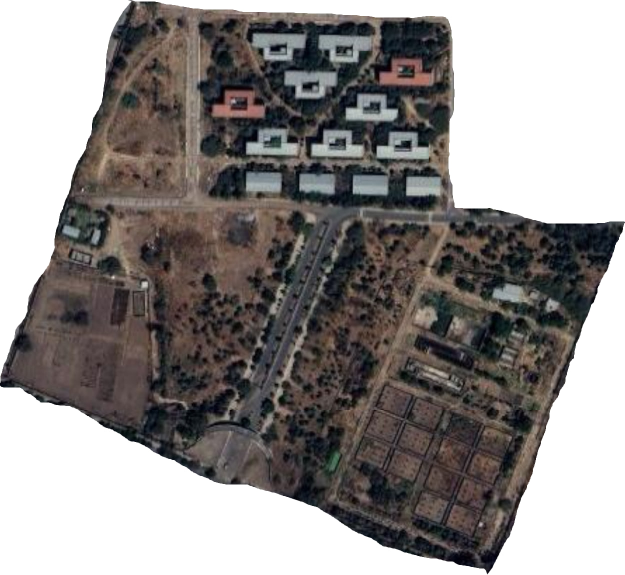
#> input picture astu-3d/photos/top_satelite/1.jpg, 1249 x 1150 px (shown at 1/2 size)
$ python -i detect.py   (imports and definitions only)
#> lines starting #> are read from the running program, lines starting #| are printed output that depends on the picture; after the words box and inside, x2 and y2 are one past the last pixel; in counts of white or black regions, pixels touching at a corner belong together
#> further down, picture is the input picture: shape (1150, 1249, 3); mean B, G, R 138, 139.4, 143.3
"""
Roof + tree detection from the satellite crops in photos/top_satelite.

Usage:  python -I tools/detect.py <project_root> [debug_dir]

Writes src/data/detected.json with building footprints (map units = full.jpg px) and tree points.
Each zoomed image <n>.jpg is processed in its own pixel space, then mapped into full.jpg space with
the same per-zone affine transform used in src/data/campus.js.
"""
import json, sys, os, math
import cv2
import numpy as np

# [1 line that did not run here, left out]
DEBUG = sys.argv[2] if len(sys.argv) > 2 else None
# [1 line that did not run here, left out]

TF = {1: (14, 712, 0.282, 0.295), 2: (295, 836, 0.278, 0.29), 3: (543, 843, 0.333, 0.33),
      4: (535, 318, 0.424, 0.4375), 5: (47, 384, 0.433, 0.434), 6: (181, 13, 0.565, 0.55)}

# zone polygons in full.jpg px (same as campus.js) – used to keep one copy where crops overlap
ZONES = {
    6: [[285,150],[655,140],[668,8],[880,70],[905,150],[910,335],[640,338],[540,390],[190,400],[215,340],[250,260]],
    5: [[190,400],[540,390],[546,840],[270,826],[270,716],[85,714],[110,650],[140,560],[165,470]],
    4: [[540,390],[640,338],[910,335],[915,860],[546,842]],
    1: [[85,714],[270,716],[270,826],[385,835],[380,860],[345,960],[290,1045],[200,1010],[10,940],[40,820]],
    2: [[385,835],[546,842],[555,1165],[470,1110],[290,1045],[345,960],[380,860]],
    3: [[546,842],[915,860],[905,1000],[870,1170],[850,1240],[760,1210],[640,1185],[555,1165]],
}
ZONE_NP = {z: np.array(p, np.float32).reshape(-1, 1, 2) for z, p in ZONES.items()}

# regions (full px) where the auto-detector is unreliable and hand-traced data is used instead
EXCLUDE = [
    (775, 855, 925, 1030),   # dark-roof walled compound (zone 3)
    (560, 940, 625, 1010),   # blue triangular hall
    (770, 395, 905, 545),    # stadium
    (700, 440, 770, 515),    # sports courts next to stadium
]


def to_full(z, x, y):
    ox, oy, sx, sy = TF[z]
    return [round(ox + x * sx, 1), round(oy + y * sy, 1)]


# [5 lines left out: function zone_of, not called in this run]


def masks(img):
    hsv = cv2.cvtColor(img, cv2.COLOR_BGR2HSV)
#> hsv: shape (1150, 1249, 3); mean H, S, V 35, 33.5, 145.1
    h, s, v = cv2.split(hsv)
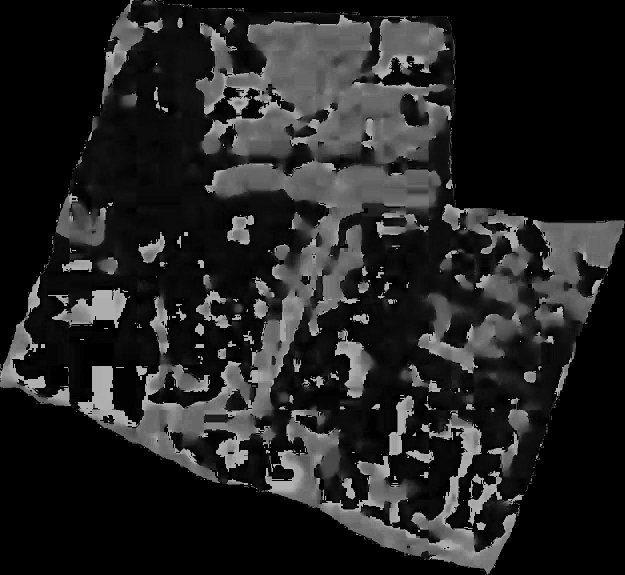
#> h: shape (1150, 1249) (shown at 1/2 size); min 0, max 179, mean 35
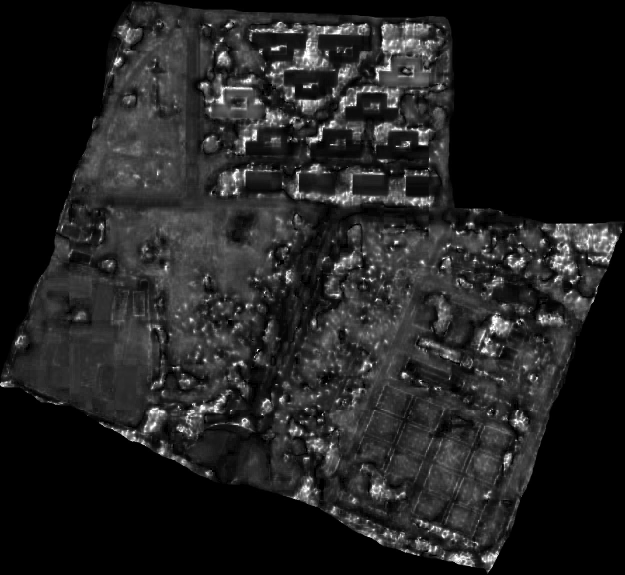
#> s: shape (1150, 1249) (shown at 1/2 size); min 0, max 255, mean 33.5
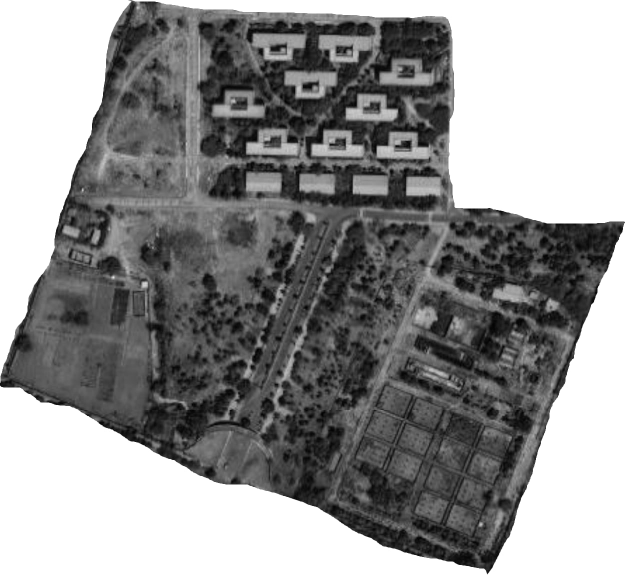
#> v: shape (1150, 1249) (shown at 1/2 size); min 0, max 255, mean 145.1
    b, g, r = [c.astype(np.int16) for c in cv2.split(img)]
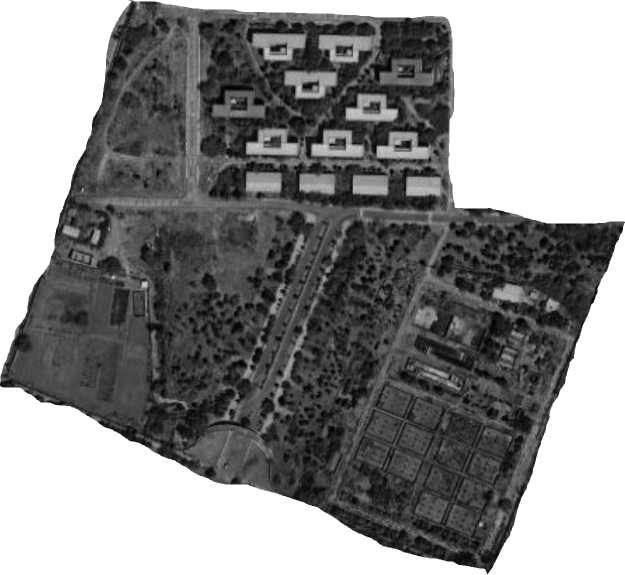
#> b: shape (1150, 1249) int16 (shown at 1/2 size); min 0, max 255, mean 138
    # transparent/white outside of crop -> ignore
    outside = (v > 245) & (s < 12)
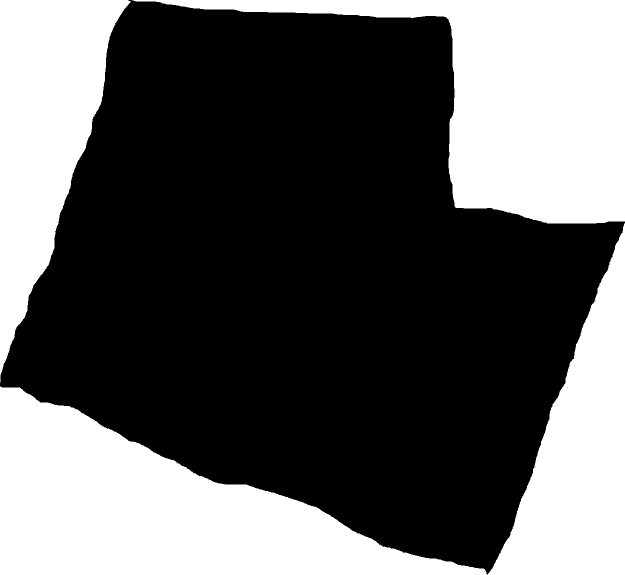
#> outside: shape (1150, 1249) bool (shown at 1/2 size); 37.5% white; 4 white regions, box (x1, y1, x2, y2) and area: (0, 772, 974, 1150) 177999, (264, 0, 1249, 447) 165340, (0, 0, 262, 765) 101811, (975, 447, 1249, 1150) 93765
    outside = cv2.dilate(outside.astype(np.uint8), np.ones((9, 9), np.uint8)) > 0
#> outside: shape (1150, 1249) bool; 38.9% white; 1 white region, box (x1, y1, x2, y2) and area: (0, 0, 1249, 1150) 558210
    gray_roof = (s < 40) & (v > 158) & (np.abs(r - b) < 28) & ~outside
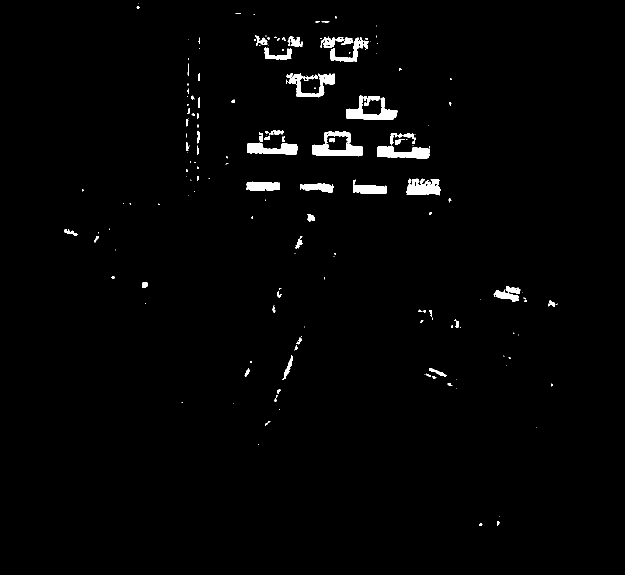
#> gray_roof: shape (1150, 1249) bool (shown at 1/2 size); 1.6% white; 181 white regions (107 under 20 px), largest, box (x1, y1, x2, y2) and area: (625, 263, 726, 313) 2378, (693, 191, 795, 240) 1971, (754, 291, 860, 317) 1847
    red_roof = ((h < 12) | (h > 168)) & (s > 80) & (v > 110) & (r - g > 45) & ~outside
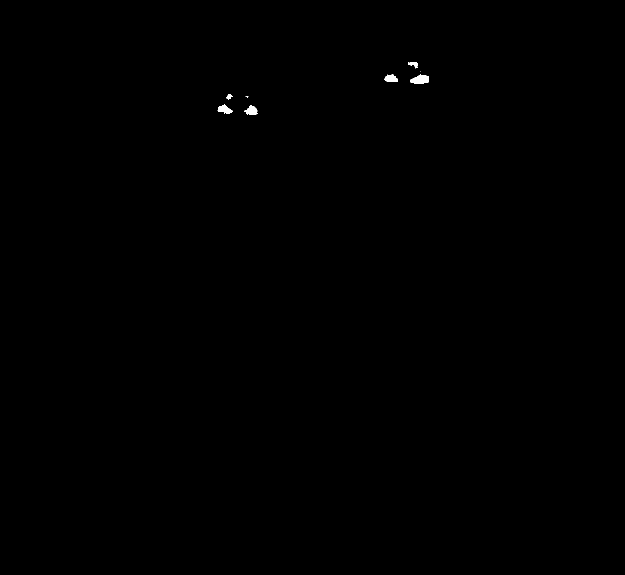
#> red_roof: shape (1150, 1249) bool (shown at 1/2 size); 0.12% white; 9 white regions (3 under 20 px), largest, box (x1, y1, x2, y2) and area: (820, 149, 857, 168) 507, (435, 209, 465, 228) 330, (488, 211, 515, 230) 315, (768, 148, 796, 163) 290, (816, 124, 835, 137) 130, (453, 189, 466, 199) 82
    return gray_roof, red_roof, outside


# [39 lines left out: functions clean, extract, not called in this run]


def simplify(c, eps_ratio=0.02):
    peri = cv2.arcLength(c, True)
    return cv2.approxPolyDP(c, max(1.5, eps_ratio * peri), True).reshape(-1, 2)


# [97 lines left out: functions process_zone, main, not called in this run]


# [2 lines not run here, left out]

>>> import cv2
>>> picture = cv2.imread('../photos/top_satelite/1.jpg')
>>> result = masks(picture)

$ run again, on astu-3d/photos/top_satelite/5.jpg
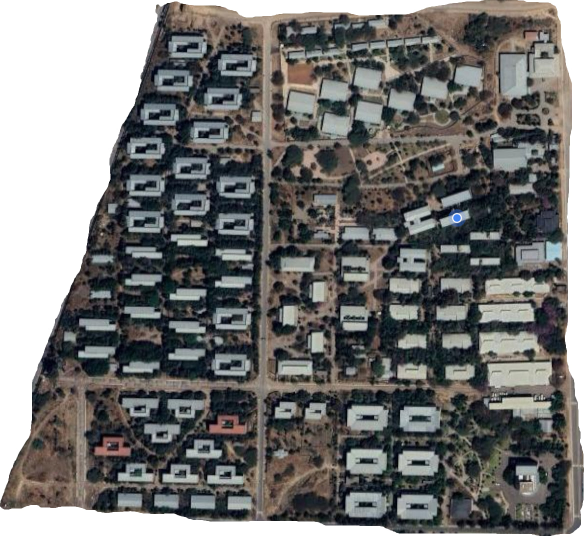
#> input picture astu-3d/photos/top_satelite/5.jpg, 1168 x 1072 px (shown at 1/2 size)
#> picture is the input picture: shape (1072, 1168, 3); mean B, G, R 116.4, 117.7, 117.9
#> hsv: shape (1072, 1168, 3); mean H, S, V 54.4, 44.1, 123
#> in masks, `outside = (v > 245) & (s < 12)`:
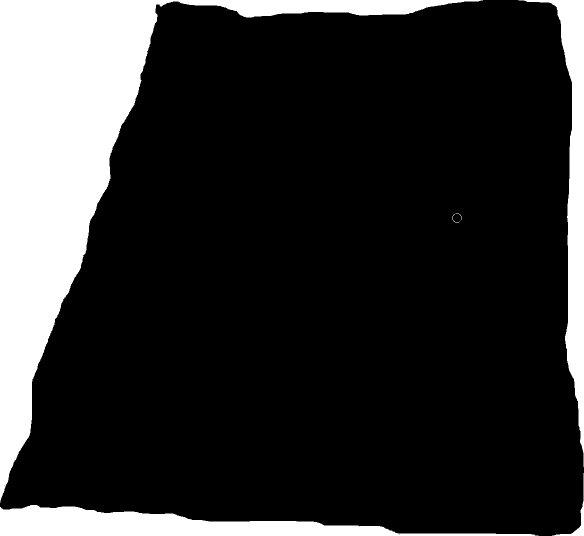
#> outside: shape (1072, 1168) bool (shown at 1/2 size); 18.9% white; 7 white regions (1 under 20 px), largest, box (x1, y1, x2, y2) and area: (0, 0, 966, 1005) 177774, (0, 1010, 1077, 1072) 31283, (1037, 0, 1168, 934) 27069, (1104, 946, 1168, 1072) 796, (905, 428, 918, 445) 27, (911, 427, 923, 440) 20
#> in masks, `gray_roof = (s < 40) & (v > 158) & (np.abs(r - b) < 28) & ~outside`:
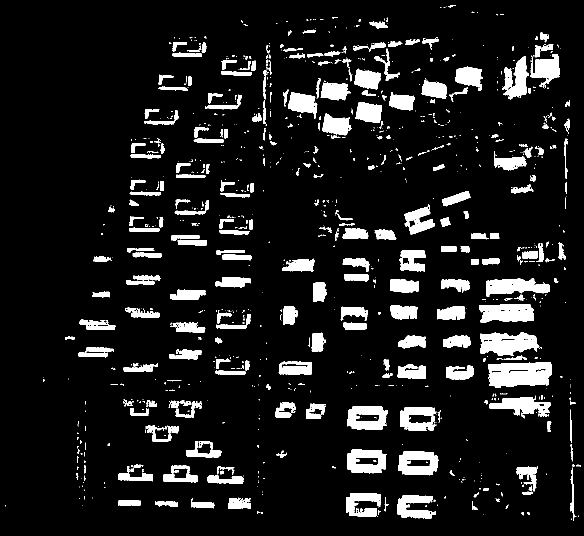
#> gray_roof: shape (1072, 1168) bool (shown at 1/2 size); 10.2% white; 979 white regions (670 under 20 px), largest, box (x1, y1, x2, y2) and area: (976, 724, 1104, 776) 5264, (960, 664, 1079, 712) 3879, (958, 608, 1068, 645) 3348
#> red_roof: shape (1072, 1168) bool; 0.07% white; 11 white regions (4 under 20 px), largest, box (x1, y1, x2, y2) and area: (461, 853, 487, 865) 233, (197, 894, 216, 907) 149, (233, 895, 251, 908) 145

$ run again, on astu-3d/photos/top_satelite/6.jpg
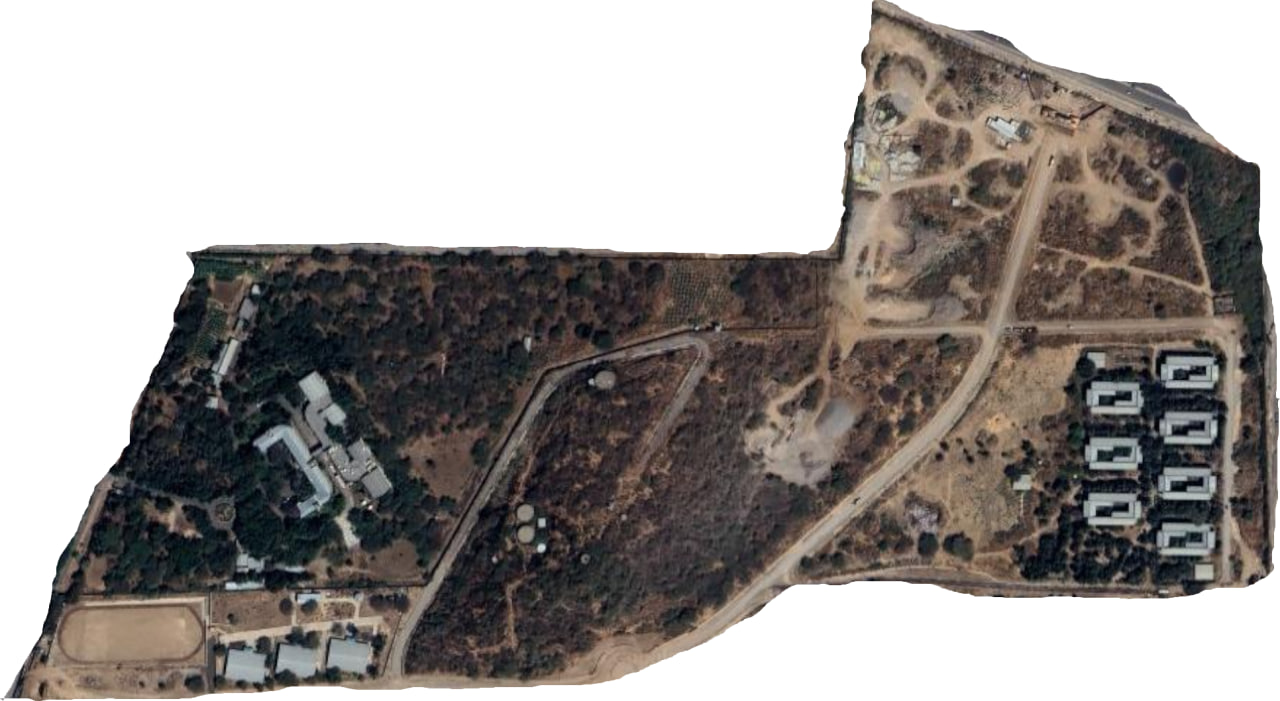
#> input picture astu-3d/photos/top_satelite/6.jpg, 1280 x 701 px
#> picture is the input picture: shape (701, 1280, 3); mean B, G, R 147.1, 149.9, 154.6
#> hsv: shape (701, 1280, 3); mean H, S, V 31.8, 34.1, 156.3
#> in masks, `outside = (v > 245) & (s < 12)`:
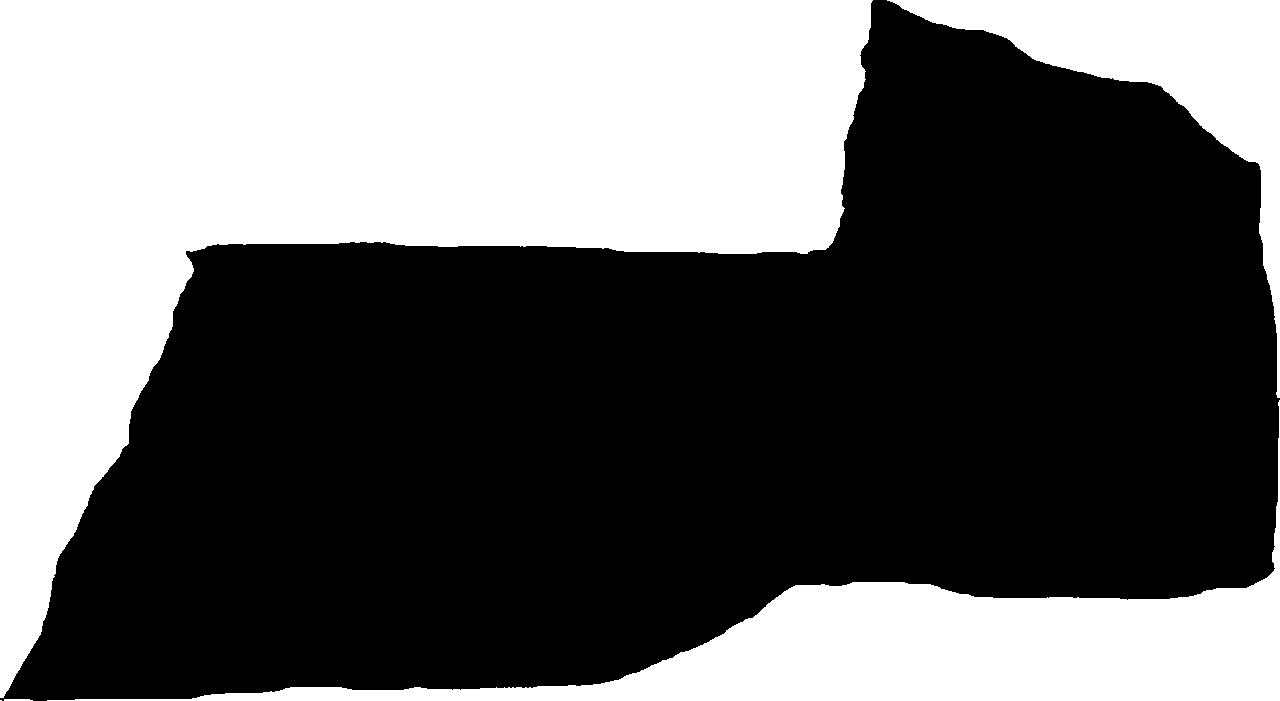
#> outside: shape (701, 1280) bool; 40.3% white; 5 white regions (1 under 20 px), largest, box (x1, y1, x2, y2) and area: (0, 0, 873, 698) 258569, (47, 400, 1280, 701) 70448, (887, 0, 1280, 398) 32547, (4, 699, 33, 701) 55
#> in masks, `gray_roof = (s < 40) & (v > 158) & (np.abs(r - b) < 28) & ~outside`:
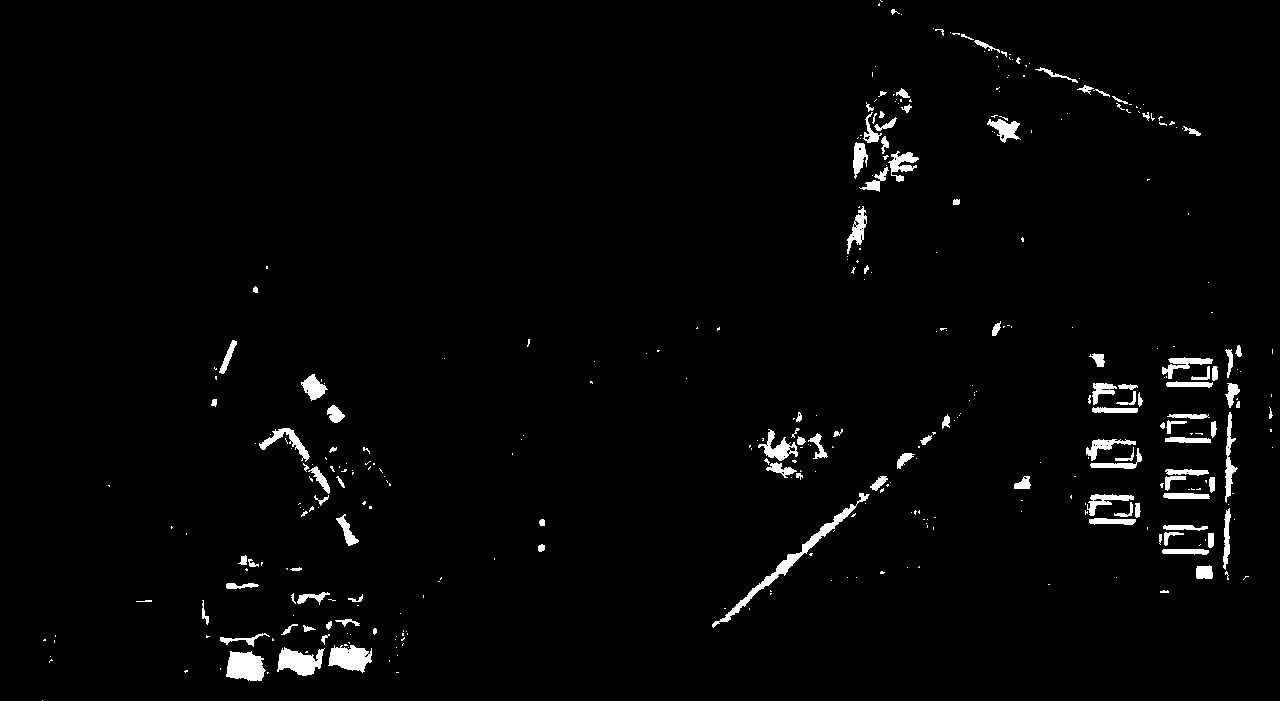
#> gray_roof: shape (701, 1280) bool; 2.1% white; 372 white regions (258 under 20 px), largest, box (x1, y1, x2, y2) and area: (712, 493, 870, 628) 1306, (226, 651, 266, 681) 922, (277, 647, 325, 676) 841
#> red_roof: shape (701, 1280) bool; every value is 0

$ run again, on astu-3d/photos/top_satelite/full_part.jpg
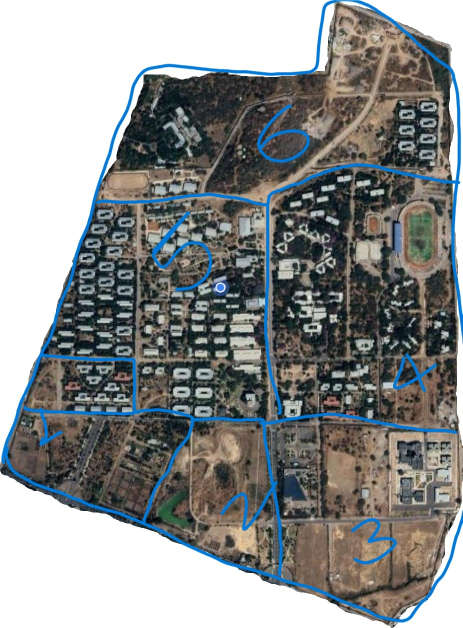
#> input picture astu-3d/photos/top_satelite/full_part.jpg, 925 x 1255 px (shown at 1/2 size)
#> picture is the input picture: shape (1255, 925, 3); mean B, G, R 141.9, 142.2, 139.6
#> hsv: shape (1255, 925, 3); mean H, S, V 38.4, 45.5, 151.1
#> in masks, `gray_roof = (s < 40) & (v > 158) & (np.abs(r - b) < 28) & ~outside`:
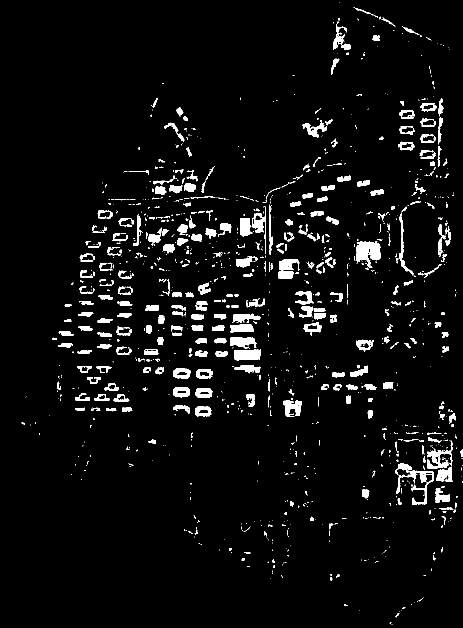
#> gray_roof: shape (1255, 925) bool (shown at 1/2 size); 4.8% white; 1160 white regions (810 under 20 px), largest, box (x1, y1, x2, y2) and area: (712, 483, 762, 536) 1669, (790, 927, 868, 1009) 1501, (854, 881, 905, 938) 1045
#> red_roof: shape (1255, 925) bool; 0.01% white; 9 white regions (8 under 20 px), largest, box (x1, y1, x2, y2) and area: (743, 442, 751, 457) 76
